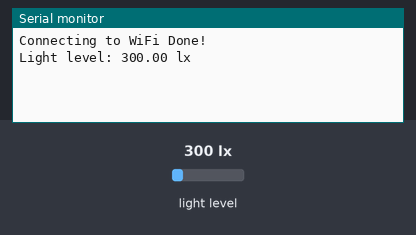
Bench run of a sketch on a simulated Arduino MKR. Shown: the last lines printed to the serial monitor. Inputs (shaded band) come from the test bench; at power-on: light level 300 lx. WiFi joins after 1.5 s; servers stay silent unless stated.

Above: at 2.7 s.
2.8 s: light level set to 983 lx
At 5.4 s:
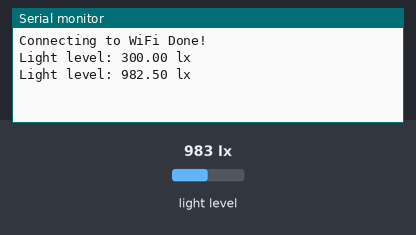
6.1 s: light level set to 1020 lx
At 9.0 s:
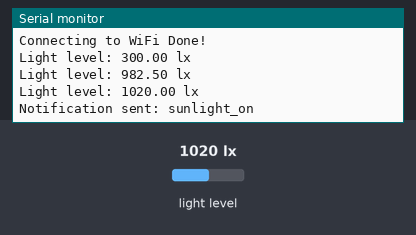
Timing chart, 0 to 10.5 s (numbered marks = the images above; inputs shaded):
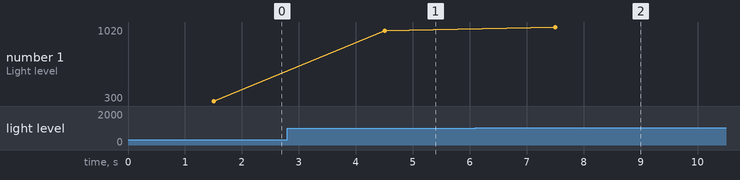

Measured:
- the behaviour switches between 1000 and 1001 lx on light level (found by bisection; images 1 and 2)
- after the input at 2.8 s, the serial monitor: prints a new line after 1.7 s (image 1)
- after the input at 6.1 s, the serial monitor: prints a new line after 1.4 s (image 2)
- plotted number 1: 300 → 982.5 after the input at 2.8 s, 982.5 → 1020 after the input at 6.1 s

The sketch:

3.1P.ino
```cpp
#include <WiFiNINA.h>
#include <Wire.h>
#include <BH1750.h>

#define LIGHT_THRESHOLD 1000.0

char ssid[] = "8Uganda";
char pass[] = "Lmamlmam2025";
String key = "j8TDPfI9QSrtLgPMj3hRV";

BH1750 sensor;
bool lightOn = false;

void connectWiFi() {
  Serial.print("Connecting to WiFi");
  while (WiFi.begin(ssid, pass) != WL_CONNECTED) {
    Serial.print(".");
    delay(2000);
  }
  Serial.println(" Done!");
}

void notify(String event, float lux) {
  WiFiClient client;
  String request = "/trigger/" + event + "/with/key/"
                 + key + "?value1=" + lux;

  if (client.connect("maker.ifttt.com", 80)) {
    client.println("GET " + request + " HTTP/1.1");
    client.println("Host: maker.ifttt.com");
    client.println("Connection: close");
    client.println();
    Serial.println("Notification sent: " + event);
    delay(5000);
  } else {
    Serial.println("Failed to reach IFTTT");
  }

  client.stop();
}

void checkLight(float lux) {
  if (!lightOn && lux > LIGHT_THRESHOLD) {
    lightOn = true;
    notify("sunlight_on", lux);
  }

  if (lightOn && lux <= LIGHT_THRESHOLD) {
    lightOn = false;
    notify("sunlight_off", lux);
  }
}

void setup() {
  Serial.begin(9600);
  Wire.begin();
  sensor.begin();
  connectWiFi();
  lightOn = (sensor.readLightLevel() > LIGHT_THRESHOLD);
}

void loop() {
  float lux = sensor.readLightLevel();

  Serial.print("Light level: ");
  Serial.print(lux);
  Serial.println(" lx");

  checkLight(lux);
  delay(3000);
}
```
